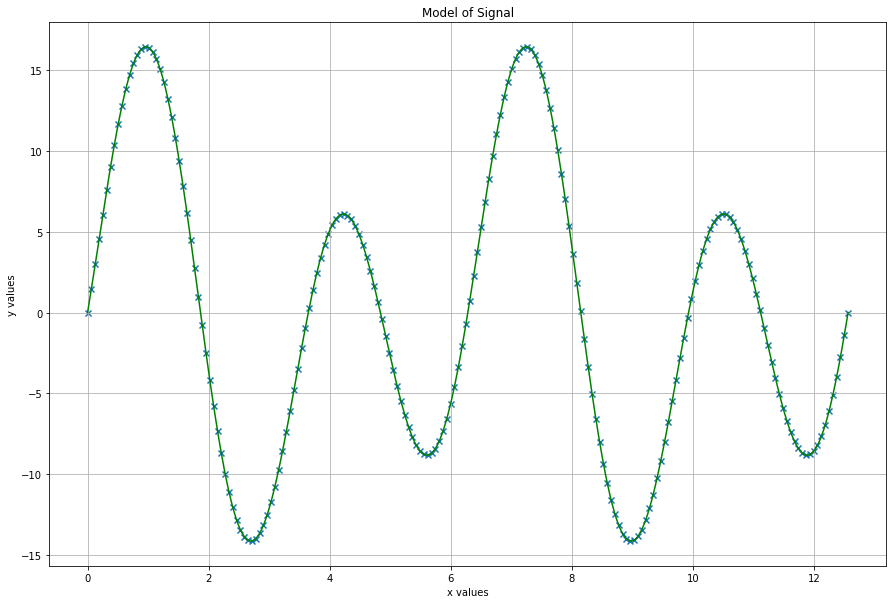

Reproduce this figure in Python.
#!/usr/bin/env python3
# -*- coding: utf-8 -*-
"""
Created on Thu Sep 17 15:40:20 2020

@author: florian
"""
import scipy as sp
import scipy.linalg as sl
import numpy as np
import matplotlib.pyplot as plt
import time

def process_data():
    file1 = open('signal.dat', 'r') 
    lines = file1.readlines() 
    xVals = []
    yVals = []
    for l in lines:
        thing = l.split(',')
        thing[1] = thing[1][1:-2]
        xVals.append(float(thing[0]))
        yVals.append(float(thing[1]))
    return np.array(xVals), np.array(yVals)

def prepare(xdata):
    sin_x = np.sin(xdata)
    cos_x = np.cos(xdata)
    sin_2x = np.sin(2*xdata)
    cos_2x = np.cos(2*xdata)
    return np.column_stack((sin_x,cos_x,sin_2x, cos_2x))

def leastSquaresQR(X,b):
    Q,R = np.linalg.qr(X)
    rhs = Q.T @ b    # vector that is used to solve the LEQ
    n = len(rhs)
    xHat =  np.zeros(n)   #initialize
    for i in range(n):
        rSlice = R[n-1-i,n-i:]   #get the already calculated xvals
        xSlice = xHat[n-i:]   # get the corresponding x row
        xHat[n-1-i] = (rhs[n-1-i] - rSlice@xSlice) / R[n-1-i][n-1-i]
    return xHat

def leastSquaresSVD(X,b):
    m = X.shape[0]
    n = X.shape[1]
    U,s,V = np.linalg.svd(X)
    s_inv = np.zeros(n)
    for i in range(n):
        if s[i] != 0:
            s_inv[i] = 1/s[i]
    
    Sigma_inv = sl.diagsvd(s_inv,n,m)
    return V.T @ Sigma_inv @ U.T @ b
    


def plotSVD():
    plt.title('Model of Signal')
    plt.figure(figsize=(15,10))
    x,y = process_data()
    prepX = prepare(x)
    coeff2 = leastSquaresSVD(prepX, y)
    x1 = np.linspace(0,4*np.pi,1000)
    y1=coeff2[0] * np.sin(x1) + coeff2[1] * np.cos(x1) + coeff2[2] * np.sin(2*x1) + coeff2[3] * np.cos(2*x1)
    plt.scatter(x,y, marker='x')
    plt.plot(x1,y1, color='green')
    plt.xlabel('x values')
    plt.ylabel('y values')
    plt.grid()
    print("SVD error: ", np.linalg.norm(prepX@coeff2 - y))
    
    
def plotQR():
    plt.title('Model of Signal')
    plt.figure(figsize=(15,10))
    x,y = process_data()
    prepX = prepare(x)
    coeff2 = leastSquaresQR(prepX, y)
    x1 = np.linspace(0,4*np.pi,1000)
    y1=coeff2[0] * np.sin(x1) + coeff2[1] * np.cos(x1) + coeff2[2] * np.sin(2*x1) + coeff2[3] * np.cos(2*x1)
    plt.scatter(x,y, marker='x')
    plt.plot(x1,y1, color='orange')
    plt.xlabel('x values')
    plt.ylabel('y values')
    plt.grid()
    plt.grid()
    print("QR error: ", np.linalg.norm(prepX@coeff2 - y))


def plotBuiltin():
    plt.title('Model of Signal')
    plt.figure(figsize=(15,10))
    x,y = process_data()
    prepX = prepare(x)
    coeff = np.linalg.lstsq(prepX, y,rcond=None)[0]
    x1 = np.linspace(0,4*np.pi,1000)
    y1 = coeff[0] * np.sin(x1) + coeff[1] * np.cos(x1) + coeff[2] * np.sin(2*x1) + coeff[3] * np.cos(2*x1)
    plt.scatter(x,y, marker='x')
    plt.plot(x1,y1, color='red')
    plt.xlabel('x values')
    plt.ylabel('y values')
    plt.grid()
    print("Builtin error: ", np.linalg.norm(prepX@coeff - y))

# some speedtests
def speedtest():
    x,y = process_data()
    prepX = prepare(x)

    start = time.time()
    for i in range(1000):
        coeff = np.linalg.lstsq(prepX, y,rcond=None)[0]
    end = time.time()
    print("\nSpeed for Builtin: ", (end-start)/1000)
    
    start = time.time()
    for i in range(1000):
        coeff = leastSquaresQR(prepX, y)
    end = time.time()
    print("Speed for QR: ", (end-start)/1000)
    
    start = time.time()
    for i in range(1000):
        coeff = leastSquaresSVD(prepX, y)
    end = time.time()
    print("Speed for SVD: ", (end-start)/1000)


plotSVD()
plotQR()
plotBuiltin()
speedtest()
